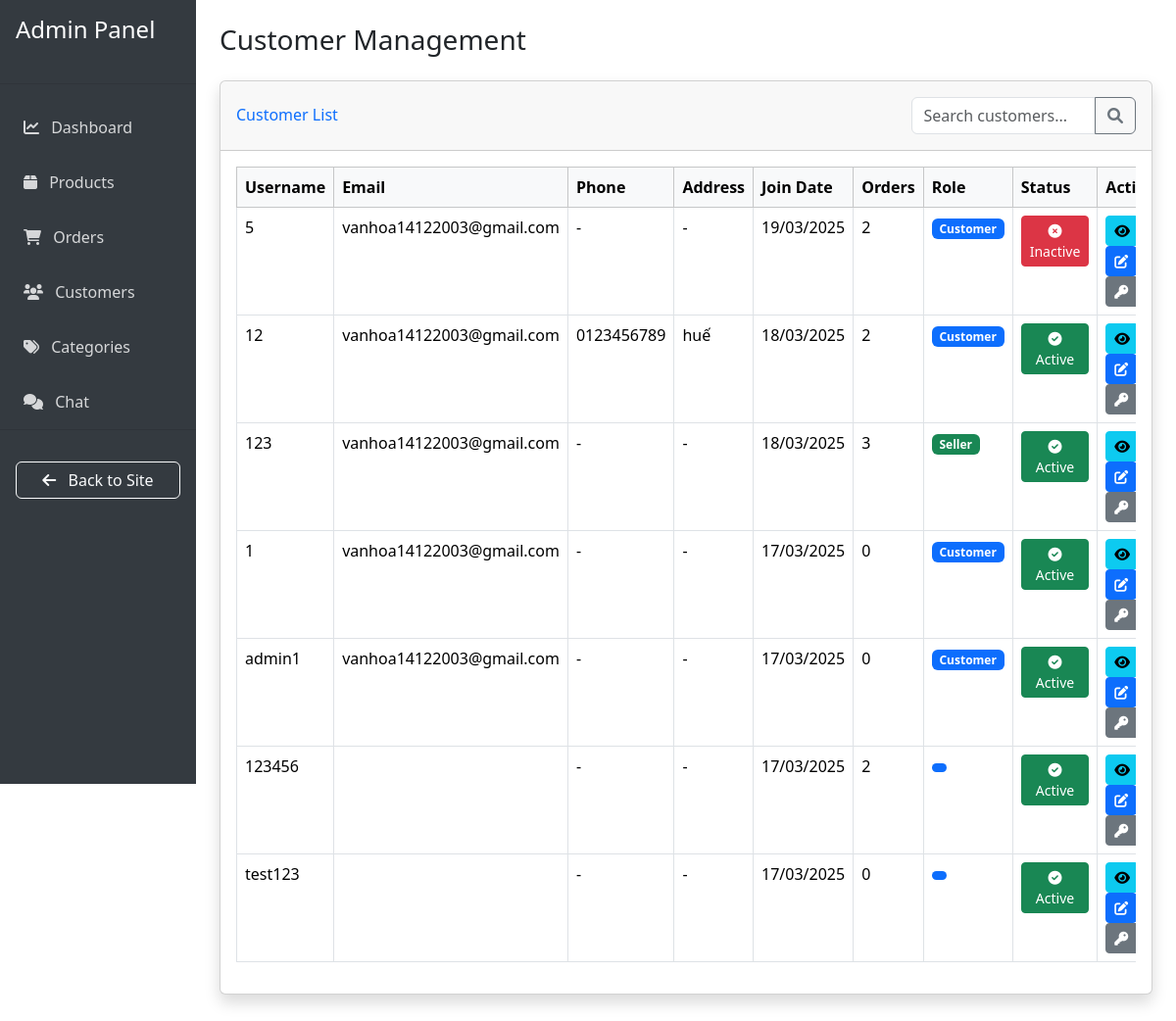
/admin-customers/toggle-status/ (signed in), run on the app's committed database.
### hoadeptrai/models.py (models this page shows, shortened)
class Customer(AbstractUser):
    phone_number = models.CharField(max_length=20, blank=True)
    address = models.CharField(max_length=255, blank=True)
    ROLES = (
        ('customer', 'Customer'),
        ('seller', 'Seller'),
        ('admin', 'Admin')
    )
    role = models.CharField(max_length=10, choices=ROLES)
    loyalty_points = models.IntegerField(default=0)
    groups = models.ManyToManyField(Group, related_name="custom_customer_groups", blank=True)
    user_permissions = models.ManyToManyField(Permission, related_name="custom_customer_permissions", blank=True)

### hoadeptrai/views.py (the view, shortened to what this page needs)
# urls.py: path('admin-customers/', views.admin_customers, name='admin_customers'),
@staff_member_required
def admin_customers(request):
    if request.user.role == 'admin':
        customers = Customer.objects.all().order_by('-date_joined')
    else:
        customers = Customer.objects.exclude(role='admin').order_by('-date_joined')
    return render(request, 'admin/customers.html', {'customers': customers})

### hoadeptrai/templates/admin/customers.html (shortened to what this page needs)
{% extends 'admin/base_admin.html' %}
{% block content %}
<div class="container-fluid">
    <div class="d-flex justify-content-between align-items-center mb-4">
        <h1 class="h3 mb-0 text-gray-800">Customer Management</h1>
    </div>
    <div class="card shadow mb-4">
        <div class="card-header py-3 d-flex justify-content-between align-items-center">
            <h6 class="m-0 font-weight-bold text-primary">Customer List</h6>
            <div class="input-group w-25">
                <input type="text" class="form-control" id="searchCustomer" placeholder="Search customers...">
                <button class="btn btn-outline-secondary" type="button">
                    <i class="fas fa-search"></i>
                </button>
            </div>
        </div>
        <div class="card-body">
            <div class="table-responsive">
                <table class="table table-bordered table-hover">
                    <thead class="table-light">
                        <tr>
                            <th>Username</th>
                            <th>Email</th>
                            <th>Phone</th>
                            <th>Address</th>
                            <th>Join Date</th>
                            <th>Orders</th>
                            <th>Role</th>
                            <th>Status</th>
                            <th>Actions</th>
                        </tr>
                    </thead>
                    <tbody>
                        {% for customer in customers %}
                        <tr>
                            <td>{{ customer.username }}</td>
                            <td>{{ customer.email }}</td>
                            <td>{{ customer.phone_number|default:"-" }}</td>
                            <td>{{ customer.address|default:"-"|truncatechars:30 }}</td>
                            <td>{{ customer.date_joined|date:"d/m/Y" }}</td>
                            <td>{{ customer.order_set.count }}</td>
                            <td>
                                <span class="badge {% if customer.role == 'admin' %}bg-danger
                                            {% elif customer.role == 'seller' %}bg-success
                                            {% else %}bg-primary{% endif %}">
                                    {{ customer.role|title }}
                                </span>
                            </td>
                            <td>
                                {% if customer.is_active %}
                                    <button class="btn btn-sm btn-success toggle-status"
                                        data-id="{{ customer.id }}"
                                        data-status="{{ customer.is_active }}"
                                        title="Click to deactivate">
                                        <i class="fas fa-check-circle"></i> Active
                                    </button>
                                {% else %}
                                    <button class="btn btn-sm btn-danger toggle-status"
                                        data-id="{{ customer.id }}"
                                        data-status="{{ customer.is_active }}"
                                        title="Click to activate">
                                        <i class="fas fa-times-circle"></i> Inactive
                                    </button>
                                {% endif %}
                            </td>
                            <td>
                                <button class="btn btn-sm btn-info view-customer"
                                        data-bs-toggle="modal"
                                        data-bs-target="#viewCustomerModal"
                                        data-id="{{ customer.id }}">
                                    <i class="fas fa-eye"></i>
                                </button>
                                {% if customer.role != 'admin' %}
                                <button class="btn btn-sm btn-primary edit-customer"
                                        data-bs-toggle="modal"
                                        data-bs-target="#editCustomerModal"
                                        data-id="{{ customer.id }}"
                                        data-username="{{ customer.username }}"
                                        data-email="{{ customer.email }}"
                                        data-phone="{{ customer.phone_number }}"
                                        data-address="{{ customer.address }}"
                                        data-role="{{ customer.role }}"
                                        data-status="{{ customer.is_active }}">
                                    <i class="fas fa-edit"></i>
                                </button>
                                <div class="btn-group">
                                    <button class="btn btn-sm btn-secondary dropdown-toggle"
                                            type="button"
                                            data-bs-toggle="dropdown">
                                        <i class="fas fa-key"></i>
                                    </button>
                                </div>
                                {% endif %}
                            </td>
                        </tr>
                        {% endfor %}
                    </tbody>
                </table>
            </div>
        </div>
    </div>
</div>
{% endblock %}

### data on the page
Customer: username "5", email "vanhoa14122003@gmail.com", phone_number "-", address "-", date_joined "19/03/2025", order_set.count "2", role "Customer"
Customer: username "12", email "vanhoa14122003@gmail.com", phone_number "0123456789", address "huế", date_joined "18/03/2025", order_set.count "2", role "Customer"
Customer: username "123", email "vanhoa14122003@gmail.com", phone_number "-", address "-", date_joined "18/03/2025", order_set.count "3", role "Seller"
Customer: username "1", email "vanhoa14122003@gmail.com", phone_number "-", address "-", date_joined "17/03/2025", order_set.count "0", role "Customer"
Customer: username "admin1", email "vanhoa14122003@gmail.com", phone_number "-", address "-", date_joined "17/03/2025", order_set.count "0", role "Customer"
Customer: username "123456", phone_number "-", address "-", date_joined "17/03/2025", order_set.count "2"
Customer: username "test123", phone_number "-", address "-", date_joined "17/03/2025", order_set.count "0"
